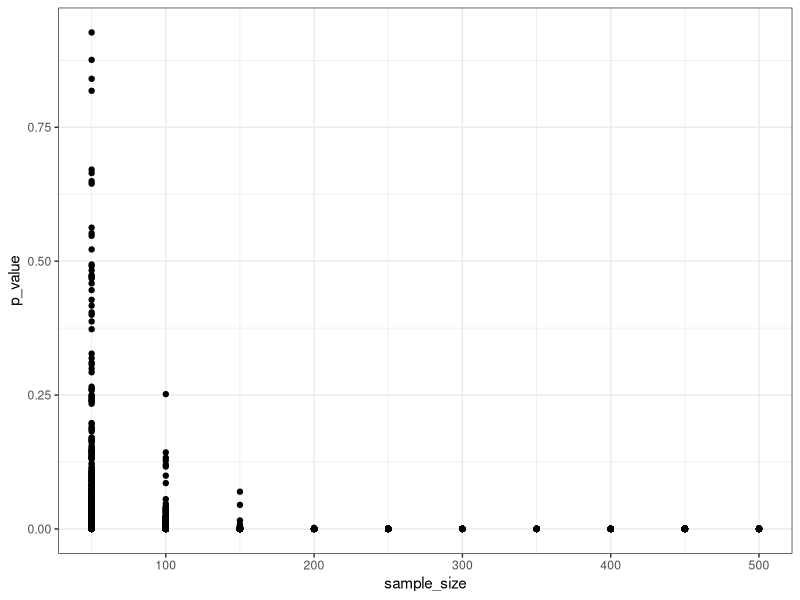
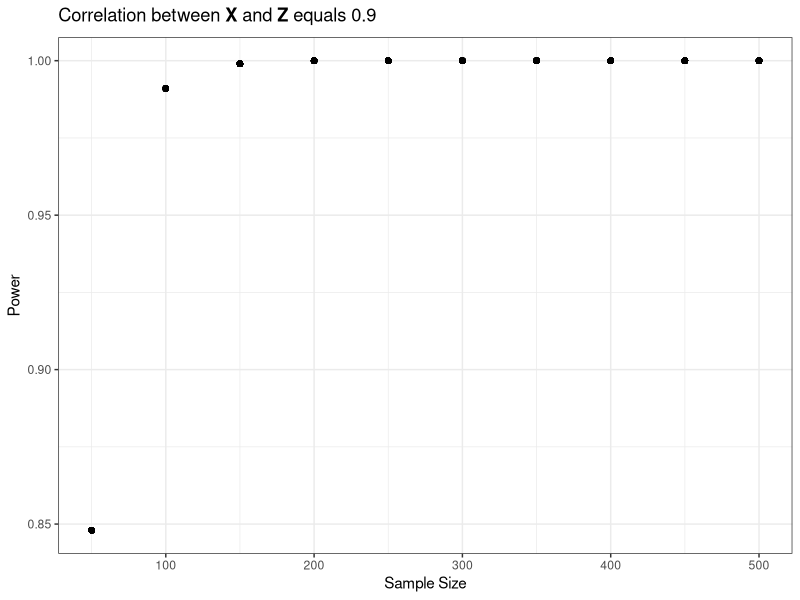

The R script that drew these images, in order:
library(MASS)

set.seed(1)

simulation <- function(n, corr, beta_1, sims){

  X1_X2 <- mvrnorm(n = n,
                   mu = c(0, 0),
                   Sigma = matrix(c(1, corr, corr, 1), ncol = 2),
                   empirical = T)
  
  X1 = X1_X2[, 1]
  X2 = X1_X2[, 2]
  
  results <- data.frame(
    sample_size = n,
    estimate = rep(NA, n),
    R_squared = rep(NA, n),
    VIF = rep(NA, n),
    p_value = rep(NA, n)
  )
  
  for(i in 1:sims){
    
    results[i, "sample_size"] <- n
    
    Y = beta_1 * X1 + 1 * X2 + rnorm(n)
    
    M2 = diag(n) - (X2 %*% solve(t(X2) %*% X2) %*% t(X2))
    
    results[i, "estimate"] <- solve(t(X1) %*% M2 %*% X1) %*% (t(X1) %*% M2 %*% Y)
    
    R_sq = 1 - ((t(X1) %*% M2 %*% X1) / (t(X1) %*% X1))
    
    results[i, "R_squared"] <- R_sq
    
    results[i, "VIF"] <- 1 / (1 - R_sq)
    
    results[i, "p_value"] <- summary(lm(Y ~ -1 + X1 + X2))[["coefficients"]]["X1", "Pr(>|t|)"]
    
  }
  
  return(results)
  
}

out <- rbind(
  simulation(n = 50, corr = 0.9, beta_1 = 1, sims = 1000),
  simulation(n = 100, corr = 0.9, beta_1 = 1, sims = 1000),
  simulation(n = 150, corr = 0.9, beta_1 = 1, sims = 1000),
  simulation(n = 200, corr = 0.9, beta_1 = 1, sims = 1000),
  simulation(n = 250, corr = 0.9, beta_1 = 1, sims = 1000),
  simulation(n = 300, corr = 0.9, beta_1 = 1, sims = 1000),
  simulation(n = 350, corr = 0.9, beta_1 = 1, sims = 1000),
  simulation(n = 400, corr = 0.9, beta_1 = 1, sims = 1000),
  simulation(n = 450, corr = 0.9, beta_1 = 1, sims = 1000),
  simulation(n = 500, corr = 0.9, beta_1 = 1, sims = 1000)
)

out$VIF |> unique()

library(tidyverse)

ggplot(out) +
  geom_point(aes(x = sample_size, y = p_value)) +
  theme_bw()

out <- out |> 
  mutate(reject = ifelse(p_value <= 0.05, 1, 0)) |>
  group_by(sample_size) |> 
  mutate(rate = mean(reject))

ggplot(out) +
  geom_point(aes(x = sample_size, y = rate)) +
  theme_bw() +
  labs(x = "Sample Size", y = "Power",
       title = bquote("Correlation between" ~ bold("X") ~ "and" ~ bold("Z") ~ "equals 0.9"))
